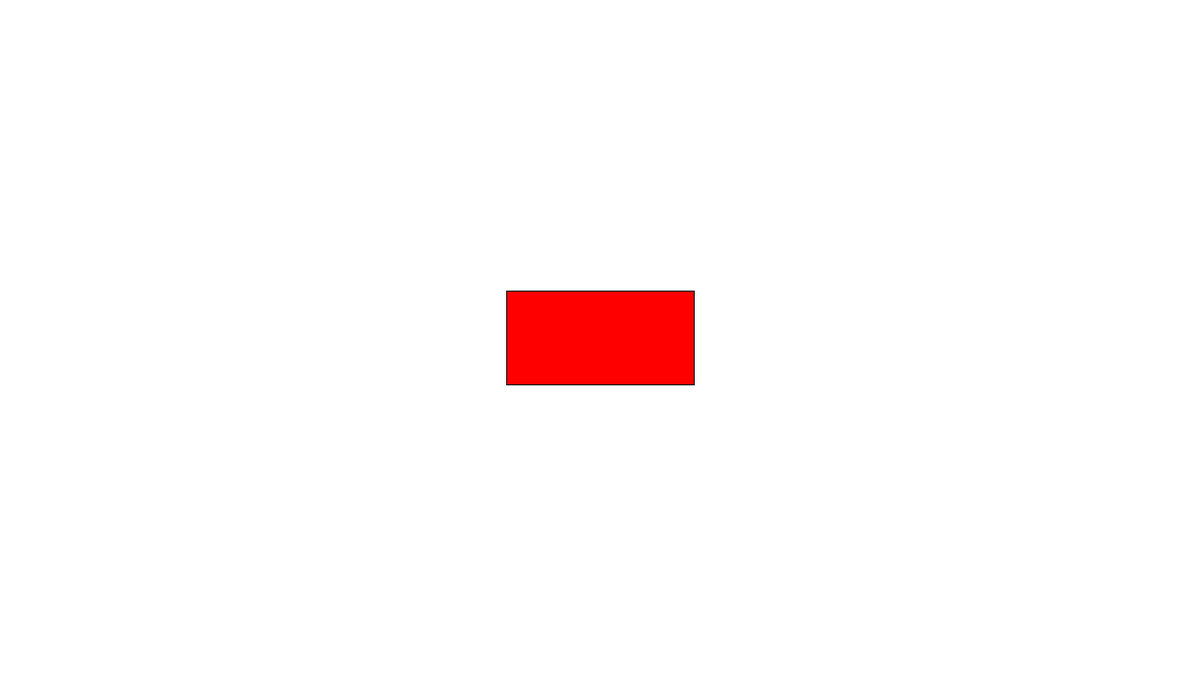
Frame 1 (no input)
Frame 60 (the mouse pressed at the canvas centre just before this capture): identical to frame 1, image omitted
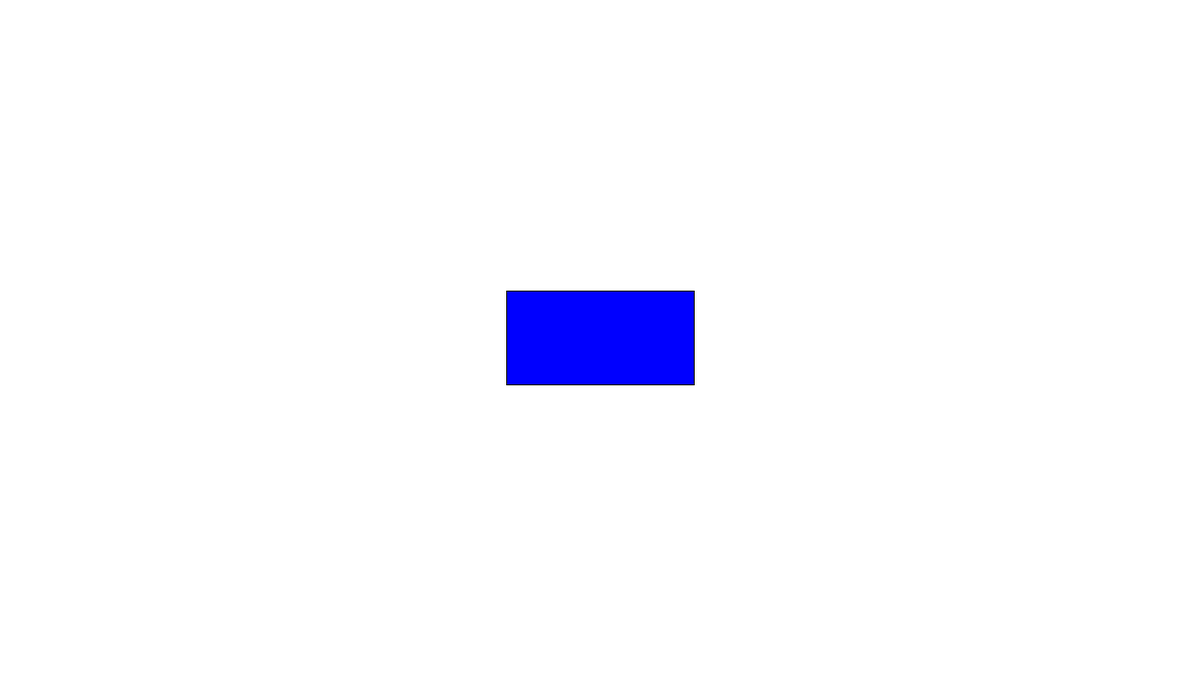
Frame 120 (the mouse held since frame 60 and released just before this capture)

The Processing sketch that drew these frames (run headless with seeded random() and noise(); from frame 60 on, the mouse is pressed at the canvas centre):

// Processing sketch: ButtonPrefab
// ── ButtonPrefab.pde
//Button is a class that takes (X, Y, Width, Height)
//We must use the new syntax to create a button
Button button1 = new Button(540, 310, 200,100);

color buttonColor = color(255, 0, 0);
color hoverColor = color(0, 0, 255);

void setup(){
  
  size(1280,720);
  
}




void draw(){
  background(255);
  
  //button.draw() is a function of button that takes two colors
  //The first color is the normal color, the second is the hover
  button1.draw(buttonColor, hoverColor);
  
  
}
// ── Button.pde

class Button {
 Boolean mouseInside;
 float x, y, buttonWidth, buttonHeight;
 
 Button(float xPos, float yPos, float bW, float bH){
  x = xPos;
  y = yPos;
  buttonWidth = bW;
  buttonHeight = bH;
 }
 
 void draw(color c1, color c2){
   if(isInsideButton()){
     fill(c2);
     mouseInside = true;
   } else {
     fill(c1);
     mouseInside = false;
   }
     rect(x, y, buttonWidth, buttonHeight);
 }
 
 Boolean isInsideButton(){
    if(mouseX > x && mouseX < x+buttonWidth && mouseY > y && mouseY < y+buttonHeight ){
      return true;
    } else {
      return false;
    }
  }
}
